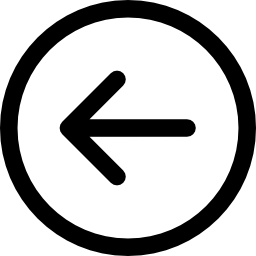
#> input picture back.png, 256 x 256 px
$ python Globalne.py
#> lines starting #> are read from the running program, lines starting #| are printed output that depends on the picture
import PIL as pil

back_button = pil.Image.open("back.png")
#> back_button is the input picture: PIL image 256x256 P; mean R, G, B, A 182.3, 182.3, 182.3, 68.6
settings_button = pil.Image.open("settings.png")
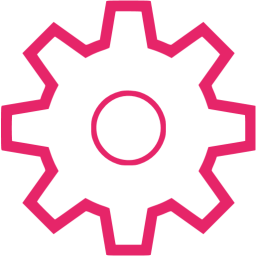
#> input picture settings.png, 256 x 256 px
#> settings_button is the input picture: PIL image 256x256 RGBA; mean R, G, B, A 51.8, 8.3, 23.7, 49.8
arrow1 = pil.Image.open("arrow1.png")
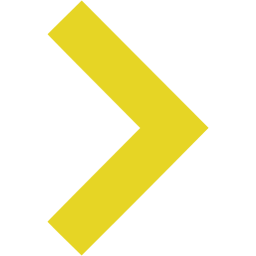
#> input picture arrow1.png, 256 x 256 px
#> arrow1 is the input picture: PIL image 256x256 RGBA; mean R, G, B, A 55.2, 51.1, 8.9, 58.7
arrow2 = pil.Image.open("arrow2.png")
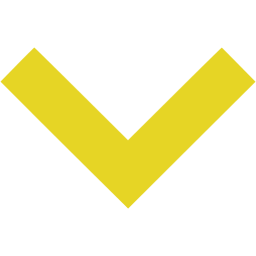
#> input picture arrow2.png, 256 x 256 px
#> arrow2 is the input picture: PIL image 256x256 RGBA; mean R, G, B, A 55.2, 51.1, 8.9, 58.7
Profile_button = pil.Image.open("profile.png")
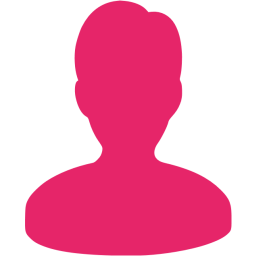
#> input picture profile.png, 256 x 256 px
#> Profile_button is the input picture: PIL image 256x256 RGBA; mean R, G, B, A 107.6, 17.3, 49.1, 116.9
Pen = pil.Image.open("Pen.png")
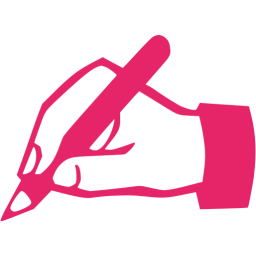
#> input picture pen.png, 256 x 256 px, found by its file name
#> Pen is the input picture: PIL image 256x256 RGBA; mean R, G, B, A 55.3, 8.9, 25.3, 55.5
color_yellow = "#E6D525"
color_magenta = "#E62569"
color_blue = "#25C0E6"
color_background = "#F4EDDE" #zmienia sie na #034d4c
color_background2 = "#e5d4b1" #zmienia sie na #023534
color_text = "black" #zmienia sie na white
przelew_liczba = 500
karta_liczba = 500
Saldo = 732.32
historia1 = ["art. spożywcze", 25.02,"art. spożywcze", 25.02,"art. spożywcze", 25.02,"art. spożywcze", 25.02]
Dane = ["Sraga","Dorian","123456789","ul.polna 2"]
